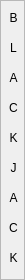
                  <widget class="QFrame" name="frame_blackjack_text">
                   <property name="minimumSize">
                    <size>
                     <width>25</width>
                     <height>280</height>
                    </size>
                   </property>
                   <property name="maximumSize">
                    <size>
                     <width>25</width>
                     <height>280</height>
                    </size>
                   </property>
                   <property name="styleSheet">
                    <string notr="true"/>
                   </property>
                   <property name="frameShape">
                    <enum>QFrame::Shape::StyledPanel</enum>
                   </property>
                   <property name="frameShadow">
                    <enum>QFrame::Shadow::Raised</enum>
                   </property>
                   <layout class="QVBoxLayout" name="verticalLayout_20">
                    <property name="spacing">
                     <number>0</number>
                    </property>
                    <property name="leftMargin">
                     <number>0</number>
                    </property>
                    <property name="topMargin">
                     <number>0</number>
                    </property>
                    <property name="rightMargin">
                     <number>0</number>
                    </property>
                    <property name="bottomMargin">
                     <number>0</number>
                    </property>
                    <item>
                     <widget class="QLabel" name="labe_blackjack_text">
                      <property name="minimumSize">
                       <size>
                        <width>25</width>
                        <height>25</height>
                       </size>
                      </property>
                      <property name="maximumSize">
                       <size>
                        <width>25</width>
                        <height>25</height>
                       </size>
                      </property>
                      <property name="styleSheet">
                       <string notr="true"/>
                      </property>
                      <property name="text">
                       <string>&lt;html&gt;&lt;head/&gt;&lt;body&gt;&lt;p&gt;B&lt;/p&gt;&lt;/body&gt;&lt;/html&gt;</string>
                      </property>
                      <property name="alignment">
                       <set>Qt::AlignmentFlag::AlignCenter</set>
                      </property>
                     </widget>
                    </item>
                    <item>
                     <widget class="QLabel" name="labe_blackjack_text_2">
                      <property name="minimumSize">
                       <size>
                        <width>25</width>
                        <height>25</height>
                       </size>
                      </property>
                      <property name="maximumSize">
                       <size>
                        <width>25</width>
                        <height>25</height>
                       </size>
                      </property>
                      <property name="styleSheet">
                       <string notr="true"/>
                      </property>
                      <property name="text">
                       <string>&lt;html&gt;&lt;head/&gt;&lt;body&gt;&lt;p&gt;L&lt;/p&gt;&lt;/body&gt;&lt;/html&gt;</string>
                      </property>
                      <property name="alignment">
                       <set>Qt::AlignmentFlag::AlignCenter</set>
                      </property>
                     </widget>
                    </item>
                    <item>
                     <widget class="QLabel" name="labe_blackjack_text_3">
                      <property name="minimumSize">
                       <size>
                        <width>25</width>
                        <height>25</height>
                       </size>
                      </property>
                      <property name="maximumSize">
                       <size>
                        <width>25</width>
                        <height>25</height>
                       </size>
                      </property>
                      <property name="styleSheet">
                       <string notr="true"/>
                      </property>
                      <property name="text">
                       <string>&lt;html&gt;&lt;head/&gt;&lt;body&gt;&lt;p&gt;A&lt;/p&gt;&lt;/body&gt;&lt;/html&gt;</string>
                      </property>
                      <property name="alignment">
                       <set>Qt::AlignmentFlag::AlignCenter</set>
                      </property>
                     </widget>
                    </item>
                    <item>
                     <widget class="QLabel" name="labe_blackjack_text_4">
                      <property name="minimumSize">
                       <size>
                        <width>25</width>
                        <height>25</height>
                       </size>
                      </property>
                      <property name="maximumSize">
                       <size>
                        <width>25</width>
                        <height>25</height>
                       </size>
                      </property>
                      <property name="styleSheet">
                       <string notr="true"/>
                      </property>
                      <property name="text">
                       <string>&lt;html&gt;&lt;head/&gt;&lt;body&gt;&lt;p&gt;C&lt;/p&gt;&lt;/body&gt;&lt;/html&gt;</string>
                      </property>
                      <property name="alignment">
                       <set>Qt::AlignmentFlag::AlignCenter</set>
                      </property>
                     </widget>
                    </item>
                    <item>
                     <widget class="QLabel" name="labe_blackjack_text_5">
                      <property name="minimumSize">
                       <size>
                        <width>25</width>
                        <height>25</height>
                       </size>
                      </property>
                      <property name="maximumSize">
                       <size>
                        <width>25</width>
                        <height>25</height>
                       </size>
                      </property>
                      <property name="styleSheet">
                       <string notr="true"/>
                      </property>
                      <property name="text">
                       <string>&lt;html&gt;&lt;head/&gt;&lt;body&gt;&lt;p&gt;K&lt;/p&gt;&lt;/body&gt;&lt;/html&gt;</string>
                      </property>
                      <property name="alignment">
                       <set>Qt::AlignmentFlag::AlignCenter</set>
                      </property>
                     </widget>
                    </item>
                    <item>
                     <widget class="QLabel" name="labe_blackjack_text_6">
                      <property name="minimumSize">
                       <size>
                        <width>25</width>
                        <height>25</height>
                       </size>
                      </property>
                      <property name="maximumSize">
                       <size>
                        <width>25</width>
                        <height>25</height>
                       </size>
                      </property>
                      <property name="styleSheet">
                       <string notr="true"/>
                      </property>
                      <property name="text">
                       <string>&lt;html&gt;&lt;head/&gt;&lt;body&gt;&lt;p&gt;J&lt;/p&gt;&lt;/body&gt;&lt;/html&gt;</string>
                      </property>
                      <property name="alignment">
                       <set>Qt::AlignmentFlag::AlignCenter</set>
                      </property>
                     </widget>
                    </item>
                    <item>
                     <widget class="QLabel" name="labe_blackjack_text_7">
                      <property name="minimumSize">
                       <size>
                        <width>25</width>
                        <height>25</height>
                       </size>
                      </property>
                      <property name="maximumSize">
                       <size>
                        <width>25</width>
                        <height>25</height>
                       </size>
                      </property>
                      <property name="styleSheet">
                       <string notr="true"/>
                      </property>
                      <property name="text">
                       <string>&lt;html&gt;&lt;head/&gt;&lt;body&gt;&lt;p&gt;A&lt;/p&gt;&lt;/body&gt;&lt;/html&gt;</string>
                      </property>
                      <property name="alignment">
                       <set>Qt::AlignmentFlag::AlignCenter</set>
                      </property>
                     </widget>
                    </item>
                    <item>
                     <widget class="QLabel" name="labe_blackjack_text_8">
                      <property name="minimumSize">
                       <size>
                        <width>25</width>
                        <height>25</height>
                       </size>
                      </property>
                      <property name="maximumSize">
                       <size>
                        <width>25</width>
                        <height>25</height>
                       </size>
                      </property>
                      <property name="styleSheet">
                       <string notr="true"/>
                      </property>
                      <property name="text">
                       <string>&lt;html&gt;&lt;head/&gt;&lt;body&gt;&lt;p&gt;C&lt;/p&gt;&lt;/body&gt;&lt;/html&gt;</string>
                      </property>
                      <property name="alignment">
                       <set>Qt::AlignmentFlag::AlignCenter</set>
                      </property>
                     </widget>
                    </item>
                    <item>
                     <widget class="QLabel" name="labe_blackjack_text_9">
                      <property name="minimumSize">
                       <size>
                        <width>25</width>
                        <height>25</height>
                       </size>
                      </property>
                      <property name="maximumSize">
                       <size>
                        <width>25</width>
                        <height>25</height>
                       </size>
                      </property>
                      <property name="styleSheet">
                       <string notr="true"/>
                      </property>
                      <property name="text">
                       <string>&lt;html&gt;&lt;head/&gt;&lt;body&gt;&lt;p&gt;K&lt;/p&gt;&lt;/body&gt;&lt;/html&gt;</string>
                      </property>
                      <property name="alignment">
                       <set>Qt::AlignmentFlag::AlignCenter</set>
                      </property>
                     </widget>
                    </item>
                   </layout>
                  </widget>
